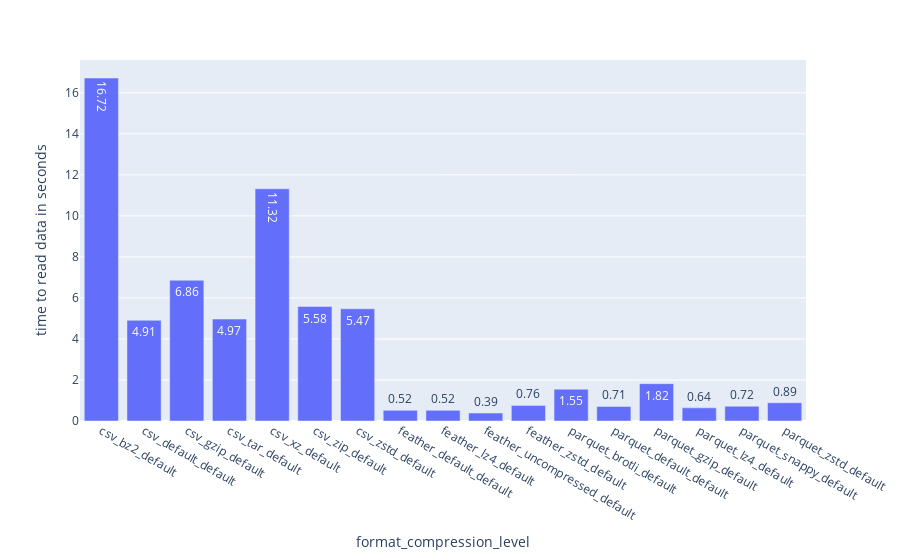

The notebook cell saved with this chart:
### Markdown cell above
## Insights

- xz has a very long save time
- xz save time is so much longer than bz2 that it does not justify the slightly better compression that bz2
- xz is out
- bz2 also has a long save time
- brotli save time seems to be ok but not fastest

## Next Steps

- also check read times

### Code cell
fig = px.bar(df_default_cl, x="method_compression_with_level", y="read_time", text_auto=True,
             labels={"read_time": "time to read data in seconds",
                     "method_compression_with_level": "format_compression_level"},)
fig.show()
fig.write_image("./plots/pandas_ff_bar_read_time.svg")

### Figure 1 — Plotly figure (JSON) as saved in the notebook; plotly's stock layout.template omitted (floating-point values rounded to 4 significant figures)
{"data": [{"alignmentgroup": "True", "hovertemplate": "format_compression_level=%{x}<br>time to read data in seconds=%{y}<extra></extra>", "legendgroup": "", "marker": {"color": "#636efa", "pattern": {"shape": ""}}, "name": "", "offsetgroup": "", "orientation": "v", "showlegend": false, "textposition": "auto", "texttemplate": "%{y}", "type": "bar", "x": ["csv_bz2_default", "csv_default_default", "csv_gzip_default", "csv_tar_default", "csv_xz_default", "csv_zip_default", "csv_zstd_default", "feather_default_default", "feather_lz4_default", "feather_uncompressed_default", "feather_zstd_default", "parquet_brotli_default", "parquet_default_default", "parquet_gzip_default", "parquet_lz4_default", "parquet_snappy_default", "parquet_zstd_default"], "xaxis": "x", "y": [16.72, 4.91, 6.86, 4.97, 11.32, 5.58, 5.47, 0.52, 0.52, 0.39, 0.76, 1.55, 0.71, 1.82, 0.64, 0.72, 0.89], "yaxis": "y"}], "layout": {"barmode": "relative", "legend": {"tracegroupgap": 0}, "margin": {"t": 60}, "xaxis": {"anchor": "y", "domain": [0, 1], "title": {"text": "format_compression_level"}}, "yaxis": {"anchor": "x", "domain": [0, 1], "title": {"text": "time to read data in seconds"}}}}
